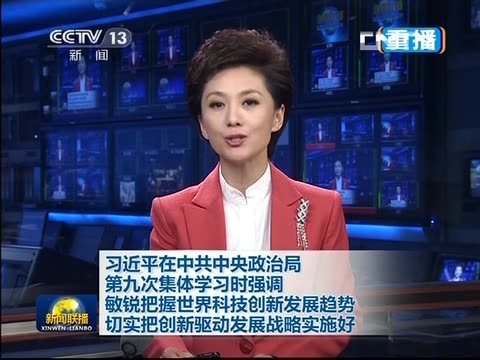
//> input picture opencv/pic.jpg, 480 x 360 px
$ ./houghlines pic.jpg   (built with g++ and OpenCV 4)
//> lines starting //> are read from the running program, lines starting //| are printed output that depends on the picture
#include "opencv2/highgui/highgui.hpp"
#include "opencv2/imgproc/imgproc.hpp"

#include <iostream>
#include <cmath>

using namespace cv;
using namespace std;

static void help()
{
    cout << "\nThis program demonstrates line finding with the Hough transform.\n"
            "Usage:\n"
            "./houghlines <image_name>, Default is pic1.png\n" << endl;
}

int main(int argc, char** argv)
{
    const char* filename = argc >= 2 ? argv[1] : "pic1.png";

    Mat src = imread(filename, CV_LOAD_IMAGE_GRAYSCALE);
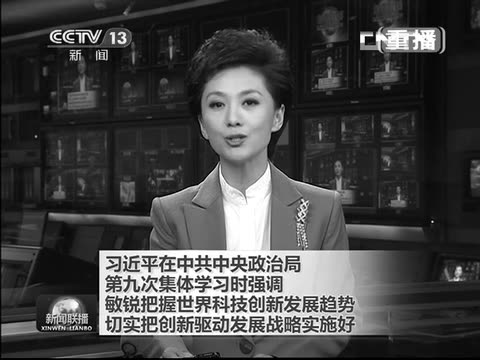
//> src: 360 rows x 480 cols, CV_8UC1; min 0, max 255, mean 69.2


    if(src.empty())
    {
        help();
        cout << "can not open " << filename << endl;
        return -1;
    }

    Mat dst, cdst;
    Canny(src, dst, 50, 150, 3);
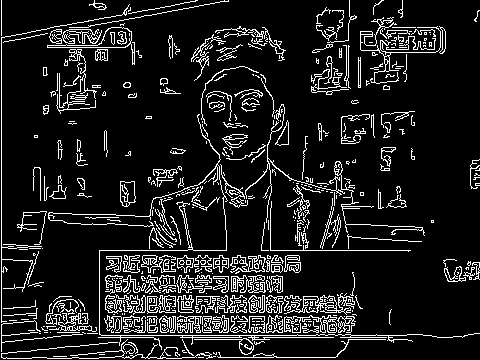
//> dst: 360 rows x 480 cols, CV_8UC1; 11.6% white in thin lines or dots
    cvtColor(dst, cdst, COLOR_GRAY2BGR);
//> cdst: 360 rows x 480 cols, CV_8UC3; 11.6% white in thin lines or dots

#if 0
    vector<Vec2f> lines;
    HoughLines(dst, lines, 1, CV_PI/180, 100, 0, 0 );

    for( size_t i = 0; i < lines.size(); i++ )
    {
        float rho = lines[i][0], theta = lines[i][1];
        Point pt1, pt2;
        double a = cos(theta), b = sin(theta);
        double x0 = a*rho, y0 = b*rho;
        pt1.x = cvRound(x0 + 1000*(-b));
        pt1.y = cvRound(y0 + 1000*(a));
        pt2.x = cvRound(x0 - 1000*(-b));
        pt2.y = cvRound(y0 - 1000*(a));
        line( cdst, pt1, pt2, Scalar(0,0,255), 3, CV_AA);
    }
#else
    vector<Vec4i> lines;
    vector<Vec4i> lines2;
    HoughLinesP(dst, lines, 1, CV_PI/180, 50, 50, 10 );
//> lines = 159 lines (x1, y1, x2, y2), first 8: [1, 357, 1, 0], [101, 335, 406, 335], [98, 337, 153, 337], [99, 250, 226, 250], [99, 357, 165, 357], [2, 342, 99, 332], [99, 321, 353, 316], [159, 292, 220, 276]
    unsigned int ypos = 9999;
    for (vector<Vec4i>::const_iterator it = lines.begin(); it != lines.end(); ++it)
    {
        if ((*it)[1] == (*it)[3])
        //if ( abs((*it)[1] - (*it)[3]) <= 4)
        {
            lines2.push_back(*it);
            if (ypos > (*it)[1])
            {
                ypos = (*it)[1];
            }
        }
    }
//> this loop made 159 passes
//> ypos on passes 2, 4, 29, 31, 58, 121: 335, 250, 49, 34, 30, 27
//> after the loop, ypos = 27
    cout << ypos << endl;
//| 27

    for( size_t i = 0; i < lines2.size(); i++ )
    {
        Vec4i l = lines2[i];
        line( cdst, Point(l[0], l[1]), Point(l[2], l[3]), Scalar(0,0,255), 1, CV_AA);
    }
//> this loop made 35 passes
//> l on passes 1 to 12: [101, 335, 406, 335], [98, 337, 153, 337], [99, 250, 226, 250], [99, 357, 165, 357], [111, 332, 350, 332], [99, 296, 355, 296], [111, 321, 355, 321], [377, 49, 444, 49], [40, 34, 131, 34], [348, 339, 407, 339], [47, 358, 98, 358], [49, 36, 131, 36]
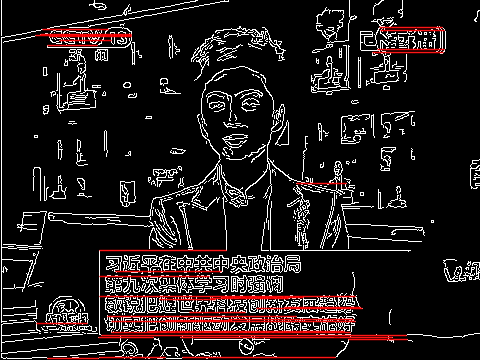
//> cdst: 360 rows x 480 cols, CV_8UC3; mean B, G, R 26.1, 26.1, 33.3
#endif
    //imshow("source", src);
    //imshow("detected lines", cdst);

    //waitKey();

    return 0;
}
